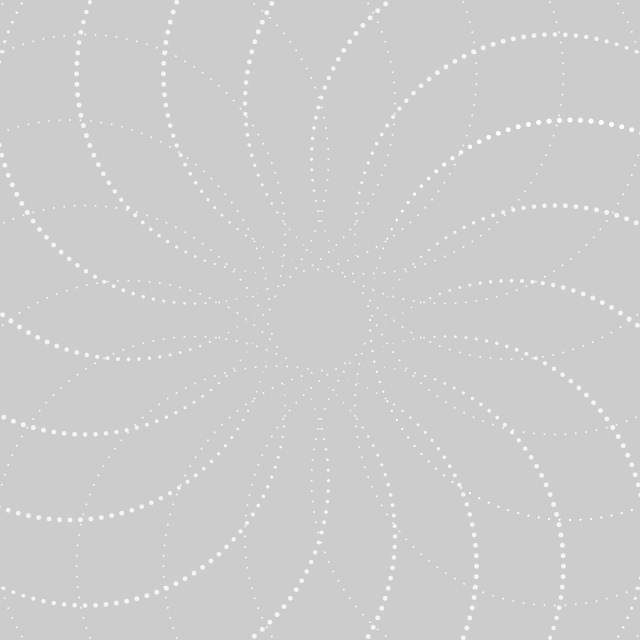
Frame 1 (no input)
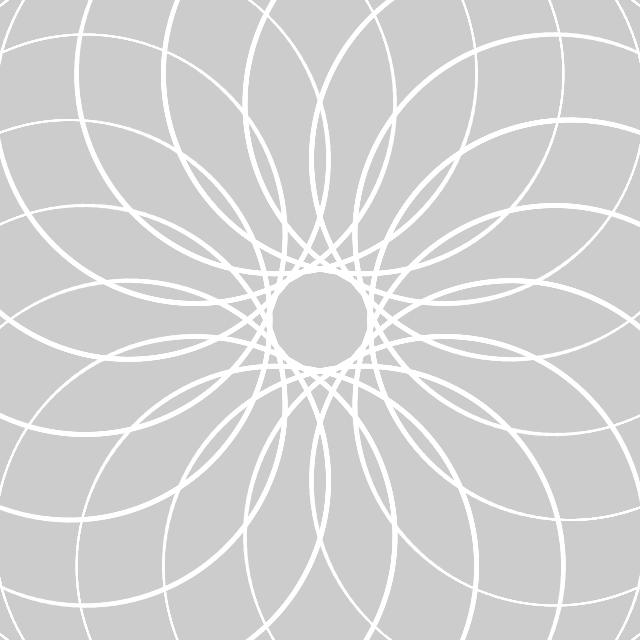
Frame 60 (the mouse pressed at the canvas centre just before this capture)
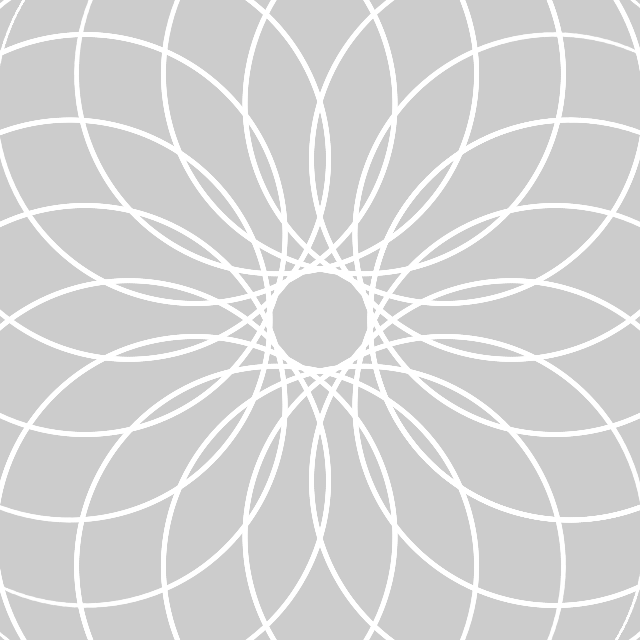
Frame 120 (the mouse held since frame 60 and released just before this capture)

The Processing sketch that drew these frames (run headless with seeded random() and noise(); from frame 60 on, the mouse is pressed at the canvas centre):

// Processing sketch: day042
// ── day042.pde
float r, t, u, a;
void setup() {
  size(640, 640);
  fill(-1, 200);
  noStroke();
}
void draw() {
  clear();
  for (t=0; t<TAU-.05; t+=PI/60)
    for (u=0; u<TAU; u+=PI/9)
      circle(200*cos(r+t)+250*cos(u)+320, 200*sin(r+t)+250*sin(u)+320, (a=sin(u-t-r*5)*5)<0?2:a);
  r+=PI/360;
}
